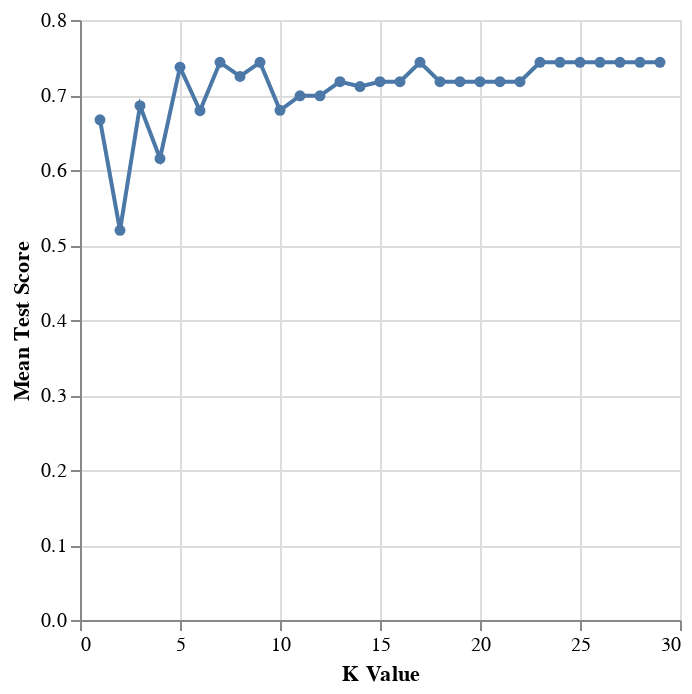

The cell this chart's notebook holds for it:
### Markdown cell above
A plot of the accuracy scores against the corresponding k-values was used to better contextualize the model's performance.

### Code cell
# import package
import altair as alt

# visualize the accuracies grid
accuracies_grid_plot = alt.Chart(accuracies_grid).mark_line(point=True).encode(
    x=alt.X("param_kneighborsclassifier__n_neighbors")
        .title("K Value"),
    y=alt.Y("mean_test_score")
        .title("Mean Test Score")
)
accuracies_grid_plot

### Figure 1 — Vega-Lite specification as saved in the notebook (floating-point values rounded to 4 significant figures)
{"config": {"view": {"continuousWidth": 300, "continuousHeight": 300}}, "data": {"name": "data-6499500d3b2ca9785d0312e374235734"}, "mark": {"type": "line", "point": true}, "encoding": {"x": {"field": "param_kneighborsclassifier__n_neighbors", "title": "K Value", "type": "quantitative"}, "y": {"field": "mean_test_score", "title": "Mean Test Score", "type": "quantitative"}}, "$schema": "https://vega.github.io/schema/vega-lite/v5.20.1.json", "datasets": {"data-6499500d3b2ca9785d0312e374235734": [{"mean_fit_time": 0.005286, "std_fit_time": 0.001604, "mean_score_time": 0.004904, "std_score_time": 0.0006729, "param_kneighborsclassifier__n_neighbors": 1, "params": {"kneighborsclassifier__n_neighbors": 1}, "split0_test_score": 0.625, "split1_test_score": 0.6452, "split2_test_score": 0.6452, "split3_test_score": 0.7097, "split4_test_score": 0.7097, "mean_test_score": 0.6669, "std_test_score": 0.03567, "rank_test_score": 27}, {"mean_fit_time": 0.004373, "std_fit_time": 0.0001458, "mean_score_time": 0.004845, "std_score_time": 0.0008991, "param_kneighborsclassifier__n_neighbors": 2, "params": {"kneighborsclassifier__n_neighbors": 2}, "split0_test_score": 0.4688, "split1_test_score": 0.4839, "split2_test_score": 0.5806, "split3_test_score": 0.4839, "split4_test_score": 0.5806, "mean_test_score": 0.5196, "std_test_score": 0.05018, "rank_test_score": 29}, {"mean_fit_time": 0.004352, "std_fit_time": 0.0002648, "mean_score_time": 0.004305, "std_score_time": 1.338e-05, "param_kneighborsclassifier__n_neighbors": 3, "params": {"kneighborsclassifier__n_neighbors": 3}, "split0_test_score": 0.7188, "split1_test_score": 0.6452, "split2_test_score": 0.7097, "split3_test_score": 0.6452, "split4_test_score": 0.7097, "mean_test_score": 0.6857, "std_test_score": 0.03325, "rank_test_score": 24}, {"mean_fit_time": 0.004203, "std_fit_time": 4.475e-05, "mean_score_time": 0.004339, "std_score_time": 7.789e-05, "param_kneighborsclassifier__n_neighbors": 4, "params": {"kneighborsclassifier__n_neighbors": 4}, "split0_test_score": 0.625, "split1_test_score": 0.4839, "split2_test_score": 0.6774, "split3_test_score": 0.6129, "split4_test_score": 0.6774, "mean_test_score": 0.6153, "std_test_score": 0.07084, "rank_test_score": 28}, {"mean_fit_time": 0.004175, "std_fit_time": 4.441e-05, "mean_score_time": 0.004306, "std_score_time": 3.631e-05, "param_kneighborsclassifier__n_neighbors": 5, "params": {"kneighborsclassifier__n_neighbors": 5}, "split0_test_score": 0.75, "split1_test_score": 0.7097, "split2_test_score": 0.7419, "split3_test_score": 0.7419, "split4_test_score": 0.7419, "mean_test_score": 0.7371, "std_test_score": 0.01406, "rank_test_score": 11}, {"mean_fit_time": 0.004203, "std_fit_time": 5.376e-05, "mean_score_time": 0.004323, "std_score_time": 6.828e-05, "param_kneighborsclassifier__n_neighbors": 6, "params": {"kneighborsclassifier__n_neighbors": 6}, "split0_test_score": 0.75, "split1_test_score": 0.6774, "split2_test_score": 0.6452, "split3_test_score": 0.6129, "split4_test_score": 0.7097, "mean_test_score": 0.679, "std_test_score": 0.04796, "rank_test_score": 26}, {"mean_fit_time": 0.00414, "std_fit_time": 7.912e-06, "mean_score_time": 0.004292, "std_score_time": 3.444e-05, "param_kneighborsclassifier__n_neighbors": 7, "params": {"kneighborsclassifier__n_neighbors": 7}, "split0_test_score": 0.75, "split1_test_score": 0.7419, "split2_test_score": 0.7419, "split3_test_score": 0.7419, "split4_test_score": 0.7419, "mean_test_score": 0.7435, "std_test_score": 0.003226, "rank_test_score": 1}, {"mean_fit_time": 0.004411, "std_fit_time": 0.0004622, "mean_score_time": 0.004295, "std_score_time": 1.919e-05, "param_kneighborsclassifier__n_neighbors": 8, "params": {"kneighborsclassifier__n_neighbors": 8}, "split0_test_score": 0.6562, "split1_test_score": 0.7419, "split2_test_score": 0.7419, "split3_test_score": 0.7419, "split4_test_score": 0.7419, "mean_test_score": 0.7248, "std_test_score": 0.03427, "rank_test_score": 12}, {"mean_fit_time": 0.004152, "std_fit_time": 4.892e-05, "mean_score_time": 0.004285, "std_score_time": 8.652e-06, "param_kneighborsclassifier__n_neighbors": 9, "params": {"kneighborsclassifier__n_neighbors": 9}, "split0_test_score": 0.75, "split1_test_score": 0.7419, "split2_test_score": 0.7419, "split3_test_score": 0.7419, "split4_test_score": 0.7419, "mean_test_score": 0.7435, "std_test_score": 0.003226, "rank_test_score": 1}, {"mean_fit_time": 0.004169, "std_fit_time": 5.031e-05, "mean_score_time": 0.004298, "std_score_time": 3.154e-05, "param_kneighborsclassifier__n_neighbors": 10, "params": {"kneighborsclassifier__n_neighbors": 10}, "split0_test_score": 0.6562, "split1_test_score": 0.6129, "split2_test_score": 0.7419, "split3_test_score": 0.6452, "split4_test_score": 0.7419, "mean_test_score": 0.6796, "std_test_score": 0.05282, "rank_test_score": 25}, {"mean_fit_time": 0.004149, "std_fit_time": 5.415e-05, "mean_score_time": 0.004592, "std_score_time": 0.0005912, "param_kneighborsclassifier__n_neighbors": 11, "params": {"kneighborsclassifier__n_neighbors": 11}, "split0_test_score": 0.6562, "split1_test_score": 0.6129, "split2_test_score": 0.7419, "split3_test_score": 0.7419, "split4_test_score": 0.7419, "mean_test_score": 0.699, "std_test_score": 0.05435, "rank_test_score": 22}, {"mean_fit_time": 0.004432, "std_fit_time": 0.0003015, "mean_score_time": 0.004418, "std_score_time": 0.0001083, "param_kneighborsclassifier__n_neighbors": 12, "params": {"kneighborsclassifier__n_neighbors": 12}, "split0_test_score": 0.6562, "split1_test_score": 0.6129, "split2_test_score": 0.7419, "split3_test_score": 0.7419, "split4_test_score": 0.7419, "mean_test_score": 0.699, "std_test_score": 0.05435, "rank_test_score": 22}, {"mean_fit_time": 0.004319, "std_fit_time": 0.0002572, "mean_score_time": 0.004359, "std_score_time": 4.371e-05, "param_kneighborsclassifier__n_neighbors": 13, "params": {"kneighborsclassifier__n_neighbors": 13}, "split0_test_score": 0.75, "split1_test_score": 0.6129, "split2_test_score": 0.7419, "split3_test_score": 0.7419, "split4_test_score": 0.7419, "mean_test_score": 0.7177, "std_test_score": 0.05251, "rank_test_score": 13}, {"mean_fit_time": 0.004209, "std_fit_time": 5.3e-05, "mean_score_time": 0.004346, "std_score_time": 3.605e-05, "param_kneighborsclassifier__n_neighbors": 14, "params": {"kneighborsclassifier__n_neighbors": 14}, "split0_test_score": 0.75, "split1_test_score": 0.5806, "split2_test_score": 0.7419, "split3_test_score": 0.7419, "split4_test_score": 0.7419, "mean_test_score": 0.7113, "std_test_score": 0.0654, "rank_test_score": 21}, {"mean_fit_time": 0.005398, "std_fit_time": 0.001802, "mean_score_time": 0.004377, "std_score_time": 4.603e-05, "param_kneighborsclassifier__n_neighbors": 15, "params": {"kneighborsclassifier__n_neighbors": 15}, "split0_test_score": 0.75, "split1_test_score": 0.6129, "split2_test_score": 0.7419, "split3_test_score": 0.7419, "split4_test_score": 0.7419, "mean_test_score": 0.7177, "std_test_score": 0.05251, "rank_test_score": 13}, {"mean_fit_time": 0.004212, "std_fit_time": 6.244e-05, "mean_score_time": 0.004329, "std_score_time": 3.736e-05, "param_kneighborsclassifier__n_neighbors": 16, "params": {"kneighborsclassifier__n_neighbors": 16}, "split0_test_score": 0.75, "split1_test_score": 0.6129, "split2_test_score": 0.7419, "split3_test_score": 0.7419, "split4_test_score": 0.7419, "mean_test_score": 0.7177, "std_test_score": 0.05251, "rank_test_score": 13}, {"mean_fit_time": 0.00415, "std_fit_time": 1.049e-05, "mean_score_time": 0.004342, "std_score_time": 5.352e-05, "param_kneighborsclassifier__n_neighbors": 17, "params": {"kneighborsclassifier__n_neighbors": 17}, "split0_test_score": 0.75, "split1_test_score": 0.7419, "split2_test_score": 0.7419, "split3_test_score": 0.7419, "split4_test_score": 0.7419, "mean_test_score": 0.7435, "std_test_score": 0.003226, "rank_test_score": 1}, {"mean_fit_time": 0.004194, "std_fit_time": 7.229e-05, "mean_score_time": 0.004316, "std_score_time": 3.62e-05, "param_kneighborsclassifier__n_neighbors": 18, "params": {"kneighborsclassifier__n_neighbors": 18}, "split0_test_score": 0.75, "split1_test_score": 0.6129, "split2_test_score": 0.7419, "split3_test_score": 0.7419, "split4_test_score": 0.7419, "mean_test_score": 0.7177, "std_test_score": 0.05251, "rank_test_score": 13}, {"mean_fit_time": 0.00418, "std_fit_time": 5.506e-05, "mean_score_time": 0.004302, "std_score_time": 1.326e-05, "param_kneighborsclassifier__n_neighbors": 19, "params": {"kneighborsclassifier__n_neighbors": 19}, "split0_test_score": 0.75, "split1_test_score": 0.6129, "split2_test_score": 0.7419, "split3_test_score": 0.7419, "split4_test_score": 0.7419, "mean_test_score": 0.7177, "std_test_score": 0.05251, "rank_test_score": 13}, {"mean_fit_time": 0.004182, "std_fit_time": 7.319e-05, "mean_score_time": 0.004303, "std_score_time": 3.093e-05, "param_kneighborsclassifier__n_neighbors": 20, "params": {"kneighborsclassifier__n_neighbors": 20}, "split0_test_score": 0.75, "split1_test_score": 0.6129, "split2_test_score": 0.7419, "split3_test_score": 0.7419, "split4_test_score": 0.7419, "mean_test_score": 0.7177, "std_test_score": 0.05251, "rank_test_score": 13}, {"mean_fit_time": 0.00414, "std_fit_time": 1.007e-05, "mean_score_time": 0.004331, "std_score_time": 2.572e-05, "param_kneighborsclassifier__n_neighbors": 21, "params": {"kneighborsclassifier__n_neighbors": 21}, "split0_test_score": 0.75, "split1_test_score": 0.6129, "split2_test_score": 0.7419, "split3_test_score": 0.7419, "split4_test_score": 0.7419, "mean_test_score": 0.7177, "std_test_score": 0.05251, "rank_test_score": 13}, {"mean_fit_time": 0.004195, "std_fit_time": 5.554e-05, "mean_score_time": 0.00438, "std_score_time": 5.816e-05, "param_kneighborsclassifier__n_neighbors": 22, "params": {"kneighborsclassifier__n_neighbors": 22}, "split0_test_score": 0.75, "split1_test_score": 0.6129, "split2_test_score": 0.7419, "split3_test_score": 0.7419, "split4_test_score": 0.7419, "mean_test_score": 0.7177, "std_test_score": 0.05251, "rank_test_score": 13}, {"mean_fit_time": 0.004234, "std_fit_time": 0.0001062, "mean_score_time": 0.004445, "std_score_time": 0.0001814, "param_kneighborsclassifier__n_neighbors": 23, "params": {"kneighborsclassifier__n_neighbors": 23}, "split0_test_score": 0.75, "split1_test_score": 0.7419, "split2_test_score": 0.7419, "split3_test_score": 0.7419, "split4_test_score": 0.7419, "mean_test_score": 0.7435, "std_test_score": 0.003226, "rank_test_score": 1}, {"mean_fit_time": 0.00415, "std_fit_time": 1.493e-05, "mean_score_time": 0.004326, "std_score_time": 2.81e-05, "param_kneighborsclassifier__n_neighbors": 24, "params": {"kneighborsclassifier__n_neighbors": 24}, "split0_test_score": 0.75, "split1_test_score": 0.7419, "split2_test_score": 0.7419, "split3_test_score": 0.7419, "split4_test_score": 0.7419, "mean_test_score": 0.7435, "std_test_score": 0.003226, "rank_test_score": 1}, {"mean_fit_time": 0.004381, "std_fit_time": 0.0002045, "mean_score_time": 0.004364, "std_score_time": 3.757e-05, "param_kneighborsclassifier__n_neighbors": 25, "params": {"kneighborsclassifier__n_neighbors": 25}, "split0_test_score": 0.75, "split1_test_score": 0.7419, "split2_test_score": 0.7419, "split3_test_score": 0.7419, "split4_test_score": 0.7419, "mean_test_score": 0.7435, "std_test_score": 0.003226, "rank_test_score": 1}, {"mean_fit_time": 0.004332, "std_fit_time": 0.0002304, "mean_score_time": 0.004347, "std_score_time": 3.196e-05, "param_kneighborsclassifier__n_neighbors": 26, "params": {"kneighborsclassifier__n_neighbors": 26}, "split0_test_score": 0.75, "split1_test_score": 0.7419, "split2_test_score": 0.7419, "split3_test_score": 0.7419, "split4_test_score": 0.7419, "mean_test_score": 0.7435, "std_test_score": 0.003226, "rank_test_score": 1}, {"mean_fit_time": 0.004171, "std_fit_time": 5.971e-05, "mean_score_time": 0.004328, "std_score_time": 2.34e-05, "param_kneighborsclassifier__n_neighbors": 27, "params": {"kneighborsclassifier__n_neighbors": 27}, "split0_test_score": 0.75, "split1_test_score": 0.7419, "split2_test_score": 0.7419, "split3_test_score": 0.7419, "split4_test_score": 0.7419, "mean_test_score": 0.7435, "std_test_score": 0.003226, "rank_test_score": 1}, {"mean_fit_time": 0.00432, "std_fit_time": 0.0003352, "mean_score_time": 0.004346, "std_score_time": 5.302e-05, "param_kneighborsclassifier__n_neighbors": 28, "params": {"kneighborsclassifier__n_neighbors": 28}, "split0_test_score": 0.75, "split1_test_score": 0.7419, "split2_test_score": 0.7419, "split3_test_score": 0.7419, "split4_test_score": 0.7419, "mean_test_score": 0.7435, "std_test_score": 0.003226, "rank_test_score": 1}, {"mean_fit_time": 0.004194, "std_fit_time": 6.896e-05, "mean_score_time": 0.004346, "std_score_time": 2.533e-05, "param_kneighborsclassifier__n_neighbors": 29, "params": {"kneighborsclassifier__n_neighbors": 29}, "split0_test_score": 0.75, "split1_test_score": 0.7419, "split2_test_score": 0.7419, "split3_test_score": 0.7419, "split4_test_score": 0.7419, "mean_test_score": 0.7435, "std_test_score": 0.003226, "rank_test_score": 1}]}}
